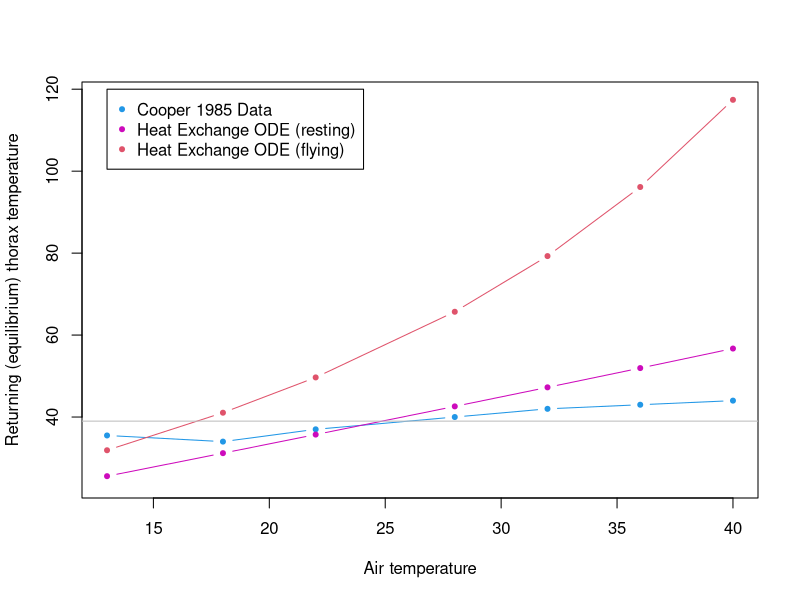

This figure's R source:
CooperAirTemps = c(13, 18, 22, 28, 32, 36, 40)
CooperTempsIn = c(35.5, 34, 37, 40, 42, 43, 44)
EquilibriaResting = c(298.7166,  304.3341,  308.8684,  315.7475,  320.3936,  325.0957,  329.8629)

EquilibriaFlying = c(305.0420,  314.2029,  322.8167,  338.8385,  352.4270,  369.2817,  390.5608)


plot(CooperAirTemps,CooperTempsIn,pch=20,col=4,type='b',ylim=c(24,118),
     xlab='Air temperature', ylab='Returning (equilibrium) thorax temperature')
#abline(h=33,lty='dotted') #minimum thoracic temp for flight
points(CooperAirTemps,EquilibriaResting-273.15,pch=20,col=6,type='b')
points(CooperAirTemps,EquilibriaFlying-273.15,pch=20,col=2,type='b')
legend(13,120,legend=c('Cooper 1985 Data','Heat Exchange ODE (resting)','Heat Exchange ODE (flying)'),col=c(4,6,2),pch=20)
abline(h=39,col='gray')  #starting thorax temp
#abline(a=0,b=1) T_a = T_th line
